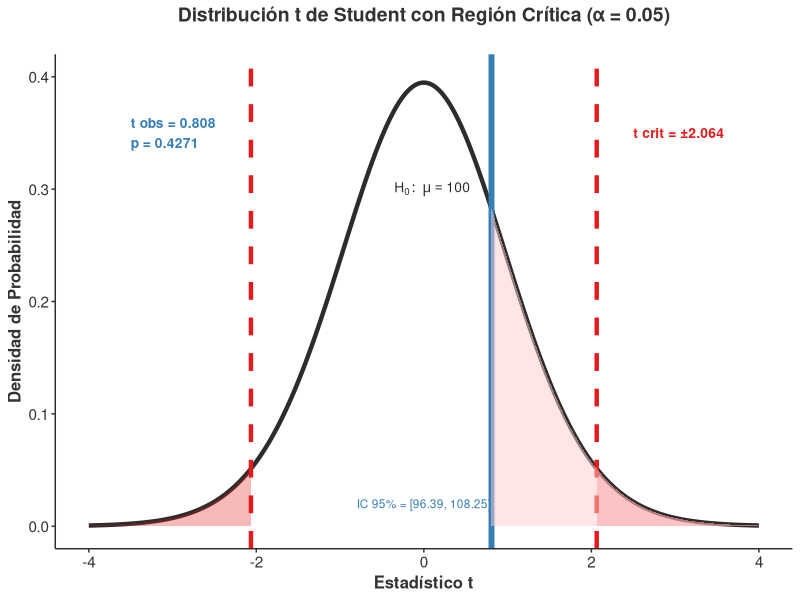
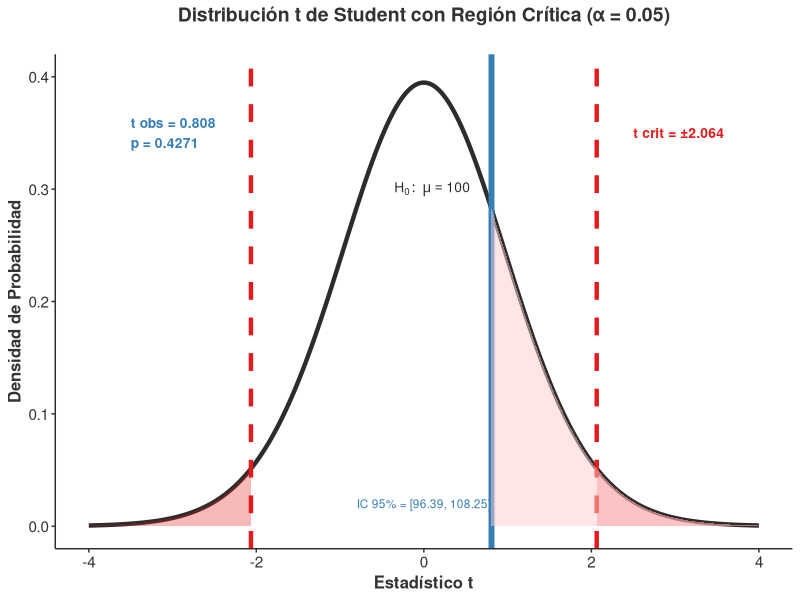

Generate these figures, in order, with R:
# ==============================================================================
# CAPÍTULO 2: PRUEBA DE HIPÓTESIS
# ==============================================================================

# Cargar librerías necesarias
library(ggplot2)
library(dplyr)

# Limpiar consola
cat("\014")

cat("======================================================================\n")
cat("PRUEBA T PARA LA MEDIA (VISUALIZACIÓN PROFESIONAL)\n")
cat("======================================================================\n\n")

# ==============================================================================
# PARÁMETROS DEL EXPERIMENTO
# ==============================================================================

set.seed(20231115)  # Semilla idéntica a Python

mu_0 <- 100         # H0: μ = 100
mu_real <- 103      # Media poblacional real
sigma_real <- 15    # Desviación poblacional
n <- 25             # Tamaño muestral
alpha <- 0.05       # Nivel de significancia

cat("Diseño del experimento:\n")
cat(sprintf("  H0: μ = %d\n", mu_0))
cat(sprintf("  H1: μ ≠ %d (prueba bilateral)\n", mu_0))
cat(sprintf("  Nivel de significancia α = %.2f\n", alpha))
cat(sprintf("  Tamaño muestral n = %d\n\n", n))

# ==============================================================================
# GENERAR DATOS
# ==============================================================================

X <- rnorm(n, mean = mu_real, sd = sigma_real)

# Estadísticos muestrales
x_bar <- mean(X)
s <- sd(X)
se <- s / sqrt(n)

cat("Estadísticos muestrales:\n")
cat(sprintf("  Media muestral (X̄) = %.2f\n", x_bar))
cat(sprintf("  Desviación estándar (S) = %.2f\n", s))
cat(sprintf("  Error estándar (S/√n) = %.2f\n\n", se))

# ==============================================================================
# PRUEBA T
# ==============================================================================

gl <- n - 1
t_obs <- (x_bar - mu_0) / se
t_crit <- qt(1 - alpha/2, df = gl)
p_valor <- 2 * (1 - pt(abs(t_obs), df = gl))

# Intervalo de confianza 95%
ic_95_lower <- x_bar - qt(0.975, df = gl) * se
ic_95_upper <- x_bar + qt(0.975, df = gl) * se
ic_95 <- c(ic_95_lower, ic_95_upper)

cat("=== RESULTADOS DE LA PRUEBA T ===\n")
cat(sprintf("  Grados de libertad = %d\n", gl))
cat(sprintf("  Estadístico t = %.3f\n", t_obs))
cat(sprintf("  Valor crítico = ±%.3f\n", t_crit))
cat(sprintf("  p-valor = %.4f\n\n", p_valor))

cat(sprintf("  IC 95%% = [%.2f, %.2f]\n", ic_95[1], ic_95[2]))
contiene_mu0 <- ic_95[1] <= mu_0 && mu_0 <= ic_95[2]
cat(sprintf("  ¿Contiene μ0=%d? %s\n\n", mu_0, 
            ifelse(contiene_mu0, "✓ SÍ", "✗ NO")))

cat("=== DECISIÓN ===\n")
if (p_valor < alpha) {
  cat(sprintf("  ✗ RECHAZAR H0 al nivel %.2f\n\n", alpha))
} else {
  cat(sprintf("  ✓ NO RECHAZAR H0 al nivel %.2f\n\n", alpha))
}

# ==============================================================================
# VISUALIZACIÓN PROFESIONAL CON GGPLOT2
# ==============================================================================

cat("=== GENERANDO GRÁFICO PROFESIONAL ===\n")

# Paleta de colores corporativa
COL_REGION_CRITICA <- "#e41a1c"
COL_T_OBS <- "#377eb8"
COL_NORMAL <- "#2c2c2c"
COL_TEXT <- "#333333"
COL_FONDO <- "white"
COL_SOMBRA <- "#ffcccc"

# Crear secuencia para densidad t
x_t <- seq(-4, 4, length.out = 500)
y_t <- dt(x_t, df = gl)
df_plot <- data.frame(t = x_t, densidad = y_t)

# Región crítica izquierda
x_crit_left <- seq(-4, -t_crit, length.out = 100)
df_crit_left <- data.frame(t = x_crit_left, densidad = dt(x_crit_left, df = gl))

# Región crítica derecha
x_crit_right <- seq(t_crit, 4, length.out = 100)
df_crit_right <- data.frame(t = x_crit_right, densidad = dt(x_crit_right, df = gl))

# Área p-valor
x_pval <- seq(t_obs, 4, length.out = 100)
df_pval <- data.frame(t = x_pval, densidad = dt(x_pval, df = gl))

# ==============================================================================
# CREAR GRÁFICO (VERSIÓN CORREGIDA)
# ==============================================================================

p <- ggplot() +
  # Densidad t completa
  geom_line(data = df_plot, aes(x = t, y = densidad), 
            color = COL_NORMAL, size = 1.5) +
  
  # Regiones críticas sombreadas
  geom_ribbon(data = df_crit_left, aes(x = t, ymin = 0, ymax = densidad),
              fill = COL_REGION_CRITICA, alpha = 0.3) +
  geom_ribbon(data = df_crit_right, aes(x = t, ymin = 0, ymax = densidad),
              fill = COL_REGION_CRITICA, alpha = 0.3) +
  
  # Valores críticos
  geom_vline(xintercept = -t_crit, color = COL_REGION_CRITICA, 
             linetype = "dashed", size = 1.5) +
  geom_vline(xintercept = t_crit, color = COL_REGION_CRITICA, 
             linetype = "dashed", size = 1.5) +
  
  # Estadístico observado
  geom_vline(xintercept = t_obs, color = COL_T_OBS, 
             linetype = "solid", size = 2) +
  
  # Área p-valor
  geom_ribbon(data = df_pval, aes(x = t, ymin = 0, ymax = densidad),
              fill = COL_SOMBRA, alpha = 0.5) +
  
  # Anotaciones de texto
  annotate("text", x = -3.5, y = 0.35, 
           label = sprintf("t obs = %.3f\np = %.4f", t_obs, p_valor),
           color = COL_T_OBS, fontface = "bold", size = 3.5,
           hjust = 0) +
  
  annotate("text", x = 2.5, y = 0.35, 
           label = sprintf("t crit = ±%.3f", t_crit),
           color = COL_REGION_CRITICA, fontface = "bold", size = 3.5,
           hjust = 0) +
  
  # ========== CORRECCIÓN APLICADA AQUÍ ==========
annotate("text", x = 0.1, y = 0.3, 
         label = sprintf("H[0]:~mu == %d", mu_0),
         parse = TRUE,  # ← SOLUCIÓN: parse = TRUE
         color = COL_NORMAL, size = 3.5) +
  # ==============================================

annotate("text", x = 0, y = 0.02, 
         label = sprintf("IC 95%% = [%.2f, %.2f]", ic_95[1], ic_95[2]),
         color = COL_T_OBS, size = 3, hjust = 0.5) +
  
  # Etiquetas y título
  labs(
    title = sprintf("Distribución t de Student con Región Crítica (α = %.2f)", alpha),
    x = "Estadístico t",
    y = "Densidad de Probabilidad"
  ) +
  
  # Límites
  coord_cartesian(xlim = c(-4, 4), ylim = c(0, 0.4)) +
  
  # Tema profesional
  theme_minimal() +
  theme(
    plot.title = element_text(size = 14, face = "bold", 
                              color = COL_TEXT, hjust = 0.5, 
                              margin = margin(b = 20)),
    axis.title.x = element_text(size = 12, face = "bold", color = COL_TEXT),
    axis.title.y = element_text(size = 12, face = "bold", color = COL_TEXT),
    axis.text = element_text(size = 11, color = COL_TEXT),
    panel.grid = element_blank(),
    panel.background = element_rect(fill = COL_FONDO, color = NA),
    plot.background = element_rect(fill = COL_FONDO, color = NA),
    axis.line = element_line(color = COL_NORMAL, size = 0.5),
    axis.ticks = element_line(color = COL_TEXT, size = 0.5)
  )

# Mostrar gráfico
print(p)

# Guardar PDF
ggsave("t_test_plot.pdf", plot = p, 
       width = 10, height = 6, units = "in", dpi = 300)

cat("\n=== GRÁFICO PROFESIONAL GENERADO ===\n\n")
cat("Características:\n")
cat("  ✓ Sin cuadrícula/grid\n")
cat("  ✓ Colores corporativos (rojo/azul profesional)\n")
cat("  ✓ Regiones críticas sombreadas\n")
cat("  ✓ Estadístico observado marcado\n")
cat("  ✓ Área p-valor visualizada\n")
cat("  ✓ Ejes limpios y minimalistas\n\n")
cat("Archivo guardado: t_test_plot.pdf\n\n")

# ==============================================================================
# TABLA RESUMEN
# ==============================================================================

cat("=== TABLA RESUMEN ===\n\n")

resultados_tabla <- data.frame(
  Estadistico = c("Media muestral (X̄)", 
                  "Desviación estándar (S)", 
                  "Error estándar",
                  "Estadístico t",
                  "Grados de libertad",
                  "Valor crítico",
                  "p-valor",
                  "IC 95% inferior",
                  "IC 95% superior",
                  "Decisión"),
  Valor = c(sprintf("%.2f", x_bar),
            sprintf("%.2f", s),
            sprintf("%.2f", se),
            sprintf("%.3f", t_obs),
            sprintf("%d", gl),
            sprintf("±%.3f", t_crit),
            sprintf("%.4f", p_valor),
            sprintf("%.2f", ic_95[1]),
            sprintf("%.2f", ic_95[2]),
            ifelse(p_valor < alpha, "RECHAZAR H0", "NO RECHAZAR H0"))
)

print(resultados_tabla, row.names = FALSE)

cat("\n======================================================================\n")
cat("ANÁLISIS COMPLETADO\n")
cat("======================================================================\n")
